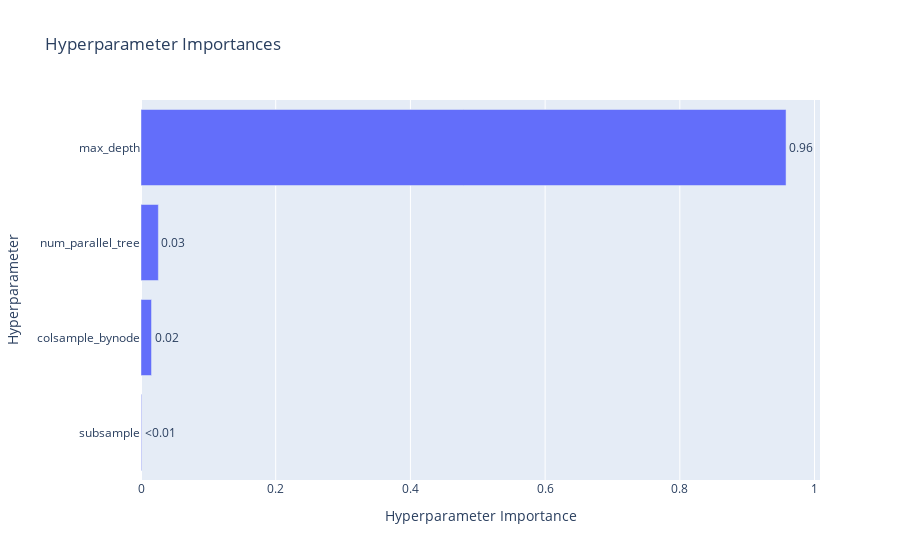

Source (notebook cell):
### Markdown cell above
We will also take a look at the optuna study visualizations just as before.

### Code cell
# Hyperparameter importances
vis.plot_param_importances(study)

### Figure 1 — Plotly figure (JSON) as saved in the notebook; plotly's stock layout.template omitted (floating-point values rounded to 4 significant figures)
{"data": [{"cliponaxis": false, "hovertemplate": ["subsample (FloatDistribution): 0.000872646444004176<extra></extra>", "colsample_bynode (FloatDistribution): 0.015620544832911646<extra></extra>", "num_parallel_tree (IntDistribution): 0.025777894487659297<extra></extra>", "max_depth (IntDistribution): 0.9577289142354248<extra></extra>"], "name": "Objective Value", "orientation": "h", "text": ["<0.01", "0.02", "0.03", "0.96"], "textposition": "outside", "type": "bar", "x": [0.0008726, 0.01562, 0.02578, 0.9577], "y": ["subsample", "colsample_bynode", "num_parallel_tree", "max_depth"]}], "layout": {"title": {"text": "Hyperparameter Importances"}, "xaxis": {"title": {"text": "Hyperparameter Importance"}}, "yaxis": {"title": {"text": "Hyperparameter"}}}}
